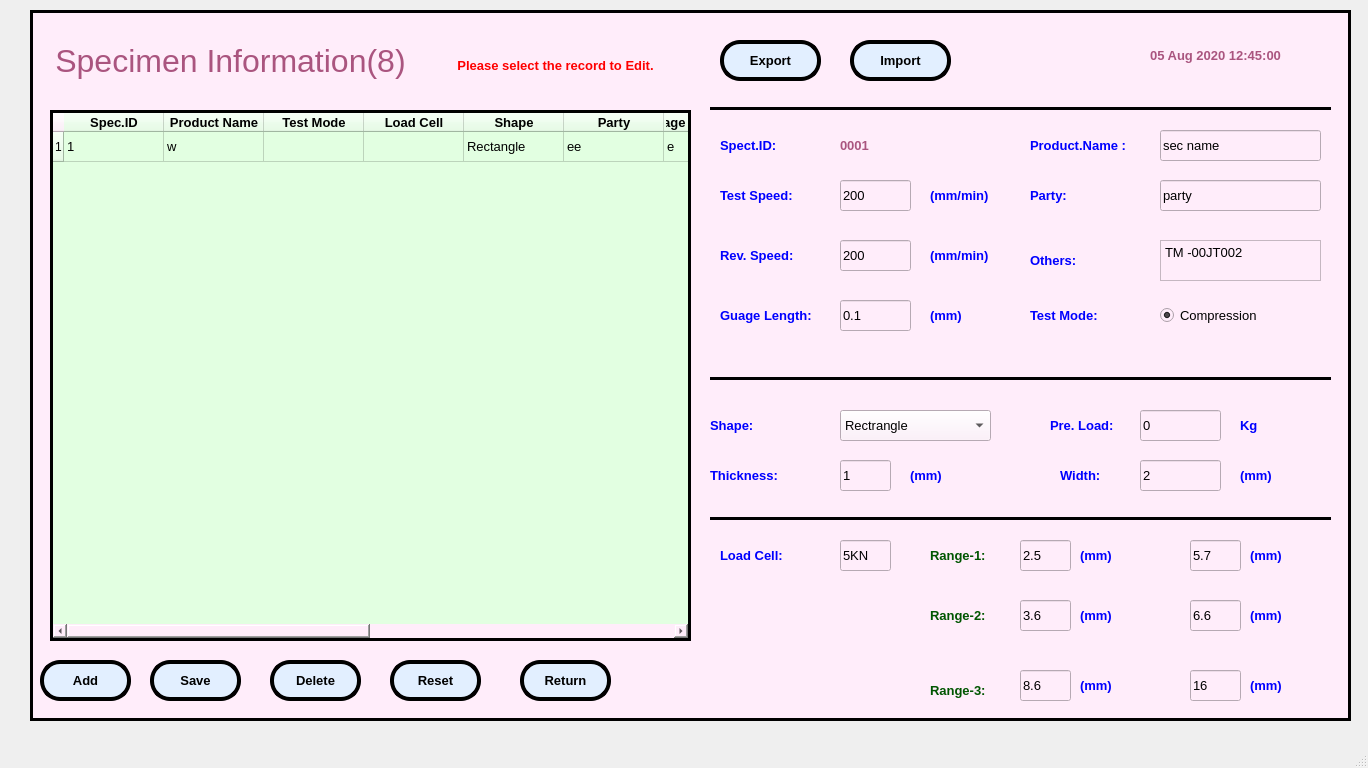
<?xml version="1.0" encoding="UTF-8"?>
<ui version="4.0">
 <class>MainWindow</class>
 <widget class="QMainWindow" name="MainWindow">
  <property name="geometry">
   <rect>
    <x>0</x>
    <y>0</y>
    <width>1368</width>
    <height>768</height>
   </rect>
  </property>
  <property name="baseSize">
   <size>
    <width>0</width>
    <height>0</height>
   </size>
  </property>
  <property name="windowTitle">
   <string>MainWindow</string>
  </property>
  <widget class="QWidget" name="centralwidget">
   <widget class="QFrame" name="frame">
    <property name="geometry">
     <rect>
      <x>30</x>
      <y>10</y>
      <width>1321</width>
      <height>711</height>
     </rect>
    </property>
    <property name="font">
     <font>
      <family>Arial</family>
     </font>
    </property>
    <property name="styleSheet">
     <string notr="true">background-color: rgb(255, 237, 250);</string>
    </property>
    <property name="frameShape">
     <enum>QFrame::Box</enum>
    </property>
    <property name="frameShadow">
     <enum>QFrame::Plain</enum>
    </property>
    <property name="lineWidth">
     <number>3</number>
    </property>
    <widget class="QLabel" name="label">
     <property name="geometry">
      <rect>
       <x>20</x>
       <y>30</y>
       <width>361</width>
       <height>41</height>
      </rect>
     </property>
     <property name="font">
      <font>
       <family>Arial</family>
       <pointsize>24</pointsize>
      </font>
     </property>
     <property name="styleSheet">
      <string notr="true">color: rgb(170, 85, 127);</string>
     </property>
     <property name="text">
      <string>Specimen Information(8)</string>
     </property>
     <property name="alignment">
      <set>Qt::AlignCenter</set>
     </property>
    </widget>
    <widget class="QLabel" name="label_20">
     <property name="geometry">
      <rect>
       <x>1090</x>
       <y>30</y>
       <width>191</width>
       <height>31</height>
      </rect>
     </property>
     <property name="font">
      <font>
       <family>Arial</family>
       <pointsize>10</pointsize>
       <weight>75</weight>
       <bold>true</bold>
       <underline>false</underline>
      </font>
     </property>
     <property name="styleSheet">
      <string notr="true">color: rgb(170, 85, 127);</string>
     </property>
     <property name="text">
      <string>05 Aug 2020 12:45:00</string>
     </property>
     <property name="alignment">
      <set>Qt::AlignCenter</set>
     </property>
    </widget>
    <widget class="QPushButton" name="pushButton_2">
     <property name="geometry">
      <rect>
       <x>10</x>
       <y>650</y>
       <width>91</width>
       <height>41</height>
      </rect>
     </property>
     <property name="font">
      <font>
       <family>Arial</family>
       <pointsize>10</pointsize>
       <weight>75</weight>
       <bold>true</bold>
      </font>
     </property>
     <property name="styleSheet">
      <string notr="true">border-style:outset;
border-color: rgb(0, 0, 0);
border-width:4px;
color: rgb(0, 0, 0);
border-radius:20px;
background-color: rgb(226, 239, 255);</string>
     </property>
     <property name="text">
      <string>Add</string>
     </property>
    </widget>
    <widget class="QPushButton" name="pushButton_3">
     <property name="geometry">
      <rect>
       <x>120</x>
       <y>650</y>
       <width>91</width>
       <height>41</height>
      </rect>
     </property>
     <property name="font">
      <font>
       <family>Arial</family>
       <pointsize>10</pointsize>
       <weight>75</weight>
       <bold>true</bold>
      </font>
     </property>
     <property name="styleSheet">
      <string notr="true">border-style:outset;
border-color: rgb(0, 0, 0);
border-width:4px;
color: rgb(0, 0, 0);
border-radius:20px;
background-color: rgb(226, 239, 255);</string>
     </property>
     <property name="text">
      <string>Save</string>
     </property>
    </widget>
    <widget class="QTableWidget" name="tableWidget">
     <property name="geometry">
      <rect>
       <x>20</x>
       <y>100</y>
       <width>641</width>
       <height>531</height>
      </rect>
     </property>
     <property name="font">
      <font>
       <family>Arial</family>
       <pointsize>10</pointsize>
      </font>
     </property>
     <property name="styleSheet">
      <string notr="true">background-color: rgb(226, 255, 225);</string>
     </property>
     <property name="frameShape">
      <enum>QFrame::Box</enum>
     </property>
     <property name="frameShadow">
      <enum>QFrame::Plain</enum>
     </property>
     <property name="lineWidth">
      <number>3</number>
     </property>
     <property name="gridStyle">
      <enum>Qt::SolidLine</enum>
     </property>
     <property name="sortingEnabled">
      <bool>true</bool>
     </property>
     <attribute name="verticalHeaderShowSortIndicator" stdset="0">
      <bool>false</bool>
     </attribute>
     <attribute name="verticalHeaderStretchLastSection">
      <bool>false</bool>
     </attribute>
     <row>
      <property name="text">
       <string>1</string>
      </property>
     </row>
     <column>
      <property name="text">
       <string>Spec.ID</string>
      </property>
      <property name="font">
       <font>
        <family>Arial</family>
        <pointsize>10</pointsize>
        <weight>75</weight>
        <bold>true</bold>
       </font>
      </property>
     </column>
     <column>
      <property name="text">
       <string>Product Name</string>
      </property>
      <property name="font">
       <font>
        <family>Arial</family>
        <pointsize>10</pointsize>
        <weight>75</weight>
        <bold>true</bold>
       </font>
      </property>
     </column>
     <column>
      <property name="text">
       <string>Test Mode</string>
      </property>
      <property name="font">
       <font>
        <family>Arial</family>
        <pointsize>10</pointsize>
        <weight>75</weight>
        <bold>true</bold>
       </font>
      </property>
     </column>
     <column>
      <property name="text">
       <string>Load Cell</string>
      </property>
      <property name="font">
       <font>
        <family>Arial</family>
        <pointsize>10</pointsize>
        <weight>75</weight>
        <bold>true</bold>
       </font>
      </property>
     </column>
     <column>
      <property name="text">
       <string>Shape</string>
      </property>
      <property name="font">
       <font>
        <family>Arial</family>
        <pointsize>10</pointsize>
        <weight>75</weight>
        <bold>true</bold>
       </font>
      </property>
     </column>
     <column>
      <property name="text">
       <string>Party</string>
      </property>
      <property name="font">
       <font>
        <family>Arial</family>
        <pointsize>10</pointsize>
        <weight>75</weight>
        <bold>true</bold>
       </font>
      </property>
     </column>
     <column>
      <property name="text">
       <string>Guage Length \n (mm)</string>
      </property>
      <property name="font">
       <font>
        <family>Arial</family>
        <pointsize>10</pointsize>
        <weight>75</weight>
        <bold>true</bold>
       </font>
      </property>
     </column>
     <column>
      <property name="text">
       <string>Others</string>
      </property>
      <property name="font">
       <font>
        <family>Arial</family>
        <pointsize>10</pointsize>
        <weight>75</weight>
        <bold>true</bold>
       </font>
      </property>
     </column>
     <column>
      <property name="text">
       <string>Test.Speed \n (mm/min)</string>
      </property>
      <property name="font">
       <font>
        <family>Arial</family>
        <pointsize>10</pointsize>
        <weight>75</weight>
        <bold>true</bold>
       </font>
      </property>
     </column>
     <column>
      <property name="text">
       <string>Rev.Speed \n (mm/min)</string>
      </property>
      <property name="font">
       <font>
        <family>Arial</family>
        <pointsize>10</pointsize>
        <weight>75</weight>
        <bold>true</bold>
       </font>
      </property>
     </column>
     <column>
      <property name="text">
       <string>Load Unit</string>
      </property>
      <property name="font">
       <font>
        <family>Arial</family>
        <pointsize>10</pointsize>
        <weight>75</weight>
        <bold>true</bold>
       </font>
      </property>
     </column>
     <column>
      <property name="text">
       <string>Length Unit</string>
      </property>
      <property name="font">
       <font>
        <family>Arial</family>
        <pointsize>10</pointsize>
        <weight>75</weight>
        <bold>true</bold>
       </font>
      </property>
     </column>
     <item row="0" column="0">
      <property name="text">
       <string>1</string>
      </property>
      <property name="font">
       <font>
        <family>Arial</family>
        <pointsize>10</pointsize>
       </font>
      </property>
     </item>
     <item row="0" column="1">
      <property name="text">
       <string>w</string>
      </property>
      <property name="font">
       <font>
        <family>Arial</family>
        <pointsize>10</pointsize>
       </font>
      </property>
     </item>
     <item row="0" column="2">
      <property name="text">
       <string/>
      </property>
      <property name="font">
       <font>
        <family>Arial</family>
        <pointsize>10</pointsize>
       </font>
      </property>
     </item>
     <item row="0" column="3">
      <property name="text">
       <string/>
      </property>
      <property name="font">
       <font>
        <family>Arial</family>
        <pointsize>10</pointsize>
       </font>
      </property>
     </item>
     <item row="0" column="4">
      <property name="text">
       <string>Rectangle</string>
      </property>
      <property name="font">
       <font>
        <family>Arial</family>
        <pointsize>10</pointsize>
       </font>
      </property>
     </item>
     <item row="0" column="5">
      <property name="text">
       <string>ee</string>
      </property>
      <property name="font">
       <font>
        <family>Arial</family>
        <pointsize>10</pointsize>
       </font>
      </property>
     </item>
     <item row="0" column="6">
      <property name="text">
       <string>e</string>
      </property>
      <property name="font">
       <font>
        <family>Arial</family>
        <pointsize>10</pointsize>
       </font>
      </property>
     </item>
     <item row="0" column="7">
      <property name="text">
       <string>222ewe</string>
      </property>
      <property name="font">
       <font>
        <family>Arial</family>
        <pointsize>10</pointsize>
       </font>
      </property>
     </item>
     <item row="0" column="8">
      <property name="text">
       <string>22</string>
      </property>
      <property name="font">
       <font>
        <family>Arial</family>
        <pointsize>10</pointsize>
       </font>
      </property>
     </item>
     <item row="0" column="9">
      <property name="text">
       <string>23</string>
      </property>
      <property name="font">
       <font>
        <family>Arial</family>
        <pointsize>10</pointsize>
       </font>
      </property>
     </item>
     <item row="0" column="10">
      <property name="text">
       <string/>
      </property>
      <property name="font">
       <font>
        <family>Arial</family>
        <pointsize>10</pointsize>
       </font>
      </property>
     </item>
     <item row="0" column="11">
      <property name="text">
       <string/>
      </property>
      <property name="font">
       <font>
        <family>Arial</family>
        <pointsize>10</pointsize>
       </font>
      </property>
     </item>
    </widget>
    <widget class="QLabel" name="label_21">
     <property name="geometry">
      <rect>
       <x>390</x>
       <y>30</y>
       <width>271</width>
       <height>51</height>
      </rect>
     </property>
     <property name="font">
      <font>
       <family>Arial</family>
       <pointsize>10</pointsize>
       <weight>75</weight>
       <bold>true</bold>
       <underline>false</underline>
      </font>
     </property>
     <property name="styleSheet">
      <string notr="true">color: rgb(255, 0, 0);</string>
     </property>
     <property name="text">
      <string>Please select the record to Edit.</string>
     </property>
     <property name="alignment">
      <set>Qt::AlignCenter</set>
     </property>
    </widget>
    <widget class="QLabel" name="label_22">
     <property name="geometry">
      <rect>
       <x>1000</x>
       <y>120</y>
       <width>121</width>
       <height>31</height>
      </rect>
     </property>
     <property name="font">
      <font>
       <family>Arial</family>
       <pointsize>10</pointsize>
       <weight>75</weight>
       <bold>true</bold>
       <underline>false</underline>
      </font>
     </property>
     <property name="styleSheet">
      <string notr="true">color: rgb(0, 0, 255);</string>
     </property>
     <property name="text">
      <string>Product.Name :</string>
     </property>
     <property name="alignment">
      <set>Qt::AlignLeading|Qt::AlignLeft|Qt::AlignVCenter</set>
     </property>
    </widget>
    <widget class="QLabel" name="label_24">
     <property name="geometry">
      <rect>
       <x>680</x>
       <y>400</y>
       <width>111</width>
       <height>31</height>
      </rect>
     </property>
     <property name="font">
      <font>
       <family>Arial</family>
       <pointsize>10</pointsize>
       <weight>75</weight>
       <bold>true</bold>
       <underline>false</underline>
      </font>
     </property>
     <property name="styleSheet">
      <string notr="true">color: rgb(0, 0, 255);</string>
     </property>
     <property name="text">
      <string>Shape:</string>
     </property>
     <property name="alignment">
      <set>Qt::AlignLeading|Qt::AlignLeft|Qt::AlignVCenter</set>
     </property>
    </widget>
    <widget class="QLabel" name="label_25">
     <property name="geometry">
      <rect>
       <x>680</x>
       <y>450</y>
       <width>91</width>
       <height>31</height>
      </rect>
     </property>
     <property name="font">
      <font>
       <family>Arial</family>
       <pointsize>10</pointsize>
       <weight>75</weight>
       <bold>true</bold>
       <underline>false</underline>
      </font>
     </property>
     <property name="styleSheet">
      <string notr="true">color: rgb(0, 0, 255);</string>
     </property>
     <property name="text">
      <string>Thickness:</string>
     </property>
     <property name="alignment">
      <set>Qt::AlignLeading|Qt::AlignLeft|Qt::AlignVCenter</set>
     </property>
    </widget>
    <widget class="QLineEdit" name="lineEdit">
     <property name="geometry">
      <rect>
       <x>1110</x>
       <y>400</y>
       <width>81</width>
       <height>31</height>
      </rect>
     </property>
     <property name="font">
      <font>
       <family>Arial</family>
       <pointsize>10</pointsize>
      </font>
     </property>
     <property name="text">
      <string>0</string>
     </property>
    </widget>
    <widget class="QLineEdit" name="lineEdit_3">
     <property name="geometry">
      <rect>
       <x>810</x>
       <y>450</y>
       <width>51</width>
       <height>31</height>
      </rect>
     </property>
     <property name="font">
      <font>
       <family>Arial</family>
       <pointsize>10</pointsize>
      </font>
     </property>
     <property name="text">
      <string>1</string>
     </property>
    </widget>
    <widget class="QPushButton" name="pushButton_4">
     <property name="geometry">
      <rect>
       <x>240</x>
       <y>650</y>
       <width>91</width>
       <height>41</height>
      </rect>
     </property>
     <property name="font">
      <font>
       <family>Arial</family>
       <pointsize>10</pointsize>
       <weight>75</weight>
       <bold>true</bold>
      </font>
     </property>
     <property name="styleSheet">
      <string notr="true">border-style:outset;
border-color: rgb(0, 0, 0);
border-width:4px;
color: rgb(0, 0, 0);
border-radius:20px;
background-color: rgb(226, 239, 255);</string>
     </property>
     <property name="text">
      <string>Delete</string>
     </property>
    </widget>
    <widget class="QPushButton" name="pushButton_5">
     <property name="geometry">
      <rect>
       <x>360</x>
       <y>650</y>
       <width>91</width>
       <height>41</height>
      </rect>
     </property>
     <property name="font">
      <font>
       <family>Arial</family>
       <pointsize>10</pointsize>
       <weight>75</weight>
       <bold>true</bold>
      </font>
     </property>
     <property name="styleSheet">
      <string notr="true">border-style:outset;
border-color: rgb(0, 0, 0);
border-width:4px;
color: rgb(0, 0, 0);
border-radius:20px;
background-color: rgb(226, 239, 255);</string>
     </property>
     <property name="text">
      <string>Reset</string>
     </property>
    </widget>
    <widget class="QLineEdit" name="lineEdit_7">
     <property name="geometry">
      <rect>
       <x>1130</x>
       <y>170</y>
       <width>161</width>
       <height>31</height>
      </rect>
     </property>
     <property name="font">
      <font>
       <family>Arial</family>
       <pointsize>10</pointsize>
      </font>
     </property>
     <property name="text">
      <string>party</string>
     </property>
    </widget>
    <widget class="QLabel" name="label_31">
     <property name="geometry">
      <rect>
       <x>1020</x>
       <y>400</y>
       <width>71</width>
       <height>31</height>
      </rect>
     </property>
     <property name="font">
      <font>
       <family>Arial</family>
       <pointsize>10</pointsize>
       <weight>75</weight>
       <bold>true</bold>
       <underline>false</underline>
      </font>
     </property>
     <property name="styleSheet">
      <string notr="true">color: rgb(0, 0, 255);</string>
     </property>
     <property name="text">
      <string>Pre. Load:</string>
     </property>
     <property name="alignment">
      <set>Qt::AlignLeading|Qt::AlignLeft|Qt::AlignVCenter</set>
     </property>
    </widget>
    <widget class="QLabel" name="label_33">
     <property name="geometry">
      <rect>
       <x>1000</x>
       <y>170</y>
       <width>111</width>
       <height>31</height>
      </rect>
     </property>
     <property name="font">
      <font>
       <family>Arial</family>
       <pointsize>10</pointsize>
       <weight>75</weight>
       <bold>true</bold>
       <underline>false</underline>
      </font>
     </property>
     <property name="styleSheet">
      <string notr="true">color: rgb(0, 0, 255);</string>
     </property>
     <property name="text">
      <string>Party:</string>
     </property>
     <property name="alignment">
      <set>Qt::AlignLeading|Qt::AlignLeft|Qt::AlignVCenter</set>
     </property>
    </widget>
    <widget class="QLineEdit" name="lineEdit_4">
     <property name="geometry">
      <rect>
       <x>810</x>
       <y>170</y>
       <width>71</width>
       <height>31</height>
      </rect>
     </property>
     <property name="font">
      <font>
       <family>Arial</family>
       <pointsize>10</pointsize>
      </font>
     </property>
     <property name="text">
      <string>200</string>
     </property>
    </widget>
    <widget class="QLabel" name="label_34">
     <property name="geometry">
      <rect>
       <x>690</x>
       <y>290</y>
       <width>101</width>
       <height>31</height>
      </rect>
     </property>
     <property name="font">
      <font>
       <family>Arial</family>
       <pointsize>10</pointsize>
       <weight>75</weight>
       <bold>true</bold>
       <underline>false</underline>
      </font>
     </property>
     <property name="styleSheet">
      <string notr="true">color: rgb(0, 0, 255);</string>
     </property>
     <property name="text">
      <string>Guage Length:</string>
     </property>
     <property name="alignment">
      <set>Qt::AlignLeading|Qt::AlignLeft|Qt::AlignVCenter</set>
     </property>
    </widget>
    <widget class="QLineEdit" name="lineEdit_10">
     <property name="geometry">
      <rect>
       <x>810</x>
       <y>290</y>
       <width>71</width>
       <height>31</height>
      </rect>
     </property>
     <property name="font">
      <font>
       <family>Arial</family>
       <pointsize>10</pointsize>
      </font>
     </property>
     <property name="text">
      <string>0.1</string>
     </property>
    </widget>
    <widget class="QPushButton" name="pushButton_9">
     <property name="geometry">
      <rect>
       <x>490</x>
       <y>650</y>
       <width>91</width>
       <height>41</height>
      </rect>
     </property>
     <property name="font">
      <font>
       <family>Arial</family>
       <pointsize>10</pointsize>
       <weight>75</weight>
       <bold>true</bold>
      </font>
     </property>
     <property name="styleSheet">
      <string notr="true">border-style:outset;
border-color: rgb(0, 0, 0);
border-width:4px;
color: rgb(0, 0, 0);
border-radius:20px;
background-color: rgb(226, 239, 255);</string>
     </property>
     <property name="text">
      <string>Return</string>
     </property>
    </widget>
    <widget class="QLineEdit" name="lineEdit_12">
     <property name="geometry">
      <rect>
       <x>1130</x>
       <y>120</y>
       <width>161</width>
       <height>31</height>
      </rect>
     </property>
     <property name="font">
      <font>
       <family>Arial</family>
       <pointsize>10</pointsize>
      </font>
     </property>
     <property name="text">
      <string>sec name</string>
     </property>
    </widget>
    <widget class="QComboBox" name="comboBox_2">
     <property name="geometry">
      <rect>
       <x>810</x>
       <y>400</y>
       <width>151</width>
       <height>31</height>
      </rect>
     </property>
     <property name="font">
      <font>
       <family>Arial</family>
       <pointsize>10</pointsize>
      </font>
     </property>
     <item>
      <property name="text">
       <string>Rectrangle</string>
      </property>
     </item>
    </widget>
    <widget class="QLabel" name="label_27">
     <property name="geometry">
      <rect>
       <x>1030</x>
       <y>450</y>
       <width>51</width>
       <height>31</height>
      </rect>
     </property>
     <property name="font">
      <font>
       <family>Arial</family>
       <pointsize>10</pointsize>
       <weight>75</weight>
       <bold>true</bold>
       <underline>false</underline>
      </font>
     </property>
     <property name="styleSheet">
      <string notr="true">color: rgb(0, 0, 255);</string>
     </property>
     <property name="text">
      <string>Width:</string>
     </property>
     <property name="alignment">
      <set>Qt::AlignLeading|Qt::AlignLeft|Qt::AlignVCenter</set>
     </property>
    </widget>
    <widget class="QLineEdit" name="lineEdit_6">
     <property name="geometry">
      <rect>
       <x>1110</x>
       <y>450</y>
       <width>81</width>
       <height>31</height>
      </rect>
     </property>
     <property name="font">
      <font>
       <family>Arial</family>
       <pointsize>10</pointsize>
      </font>
     </property>
     <property name="text">
      <string>2</string>
     </property>
    </widget>
    <widget class="QLabel" name="label_26">
     <property name="geometry">
      <rect>
       <x>1000</x>
       <y>230</y>
       <width>101</width>
       <height>41</height>
      </rect>
     </property>
     <property name="font">
      <font>
       <family>Arial</family>
       <pointsize>10</pointsize>
       <weight>75</weight>
       <bold>true</bold>
       <underline>false</underline>
      </font>
     </property>
     <property name="styleSheet">
      <string notr="true">color: rgb(0, 0, 255);</string>
     </property>
     <property name="text">
      <string>Others:</string>
     </property>
     <property name="alignment">
      <set>Qt::AlignLeading|Qt::AlignLeft|Qt::AlignVCenter</set>
     </property>
    </widget>
    <widget class="QLabel" name="label_35">
     <property name="geometry">
      <rect>
       <x>690</x>
       <y>170</y>
       <width>91</width>
       <height>31</height>
      </rect>
     </property>
     <property name="font">
      <font>
       <family>Arial</family>
       <pointsize>10</pointsize>
       <weight>75</weight>
       <bold>true</bold>
       <underline>false</underline>
      </font>
     </property>
     <property name="styleSheet">
      <string notr="true">color: rgb(0, 0, 255);</string>
     </property>
     <property name="text">
      <string>Test Speed:</string>
     </property>
     <property name="alignment">
      <set>Qt::AlignLeading|Qt::AlignLeft|Qt::AlignVCenter</set>
     </property>
    </widget>
    <widget class="Line" name="line">
     <property name="geometry">
      <rect>
       <x>680</x>
       <y>90</y>
       <width>621</width>
       <height>16</height>
      </rect>
     </property>
     <property name="font">
      <font>
       <family>Arial</family>
      </font>
     </property>
     <property name="frameShadow">
      <enum>QFrame::Plain</enum>
     </property>
     <property name="lineWidth">
      <number>3</number>
     </property>
     <property name="orientation">
      <enum>Qt::Horizontal</enum>
     </property>
    </widget>
    <widget class="QLabel" name="label_23">
     <property name="geometry">
      <rect>
       <x>690</x>
       <y>120</y>
       <width>101</width>
       <height>31</height>
      </rect>
     </property>
     <property name="font">
      <font>
       <family>Arial</family>
       <pointsize>10</pointsize>
       <weight>75</weight>
       <bold>true</bold>
       <underline>false</underline>
      </font>
     </property>
     <property name="styleSheet">
      <string notr="true">color: rgb(0, 0, 255);</string>
     </property>
     <property name="text">
      <string>Spect.ID:</string>
     </property>
     <property name="alignment">
      <set>Qt::AlignLeading|Qt::AlignLeft|Qt::AlignVCenter</set>
     </property>
    </widget>
    <widget class="QLabel" name="label_2">
     <property name="geometry">
      <rect>
       <x>810</x>
       <y>120</y>
       <width>71</width>
       <height>31</height>
      </rect>
     </property>
     <property name="font">
      <font>
       <family>Arial</family>
       <pointsize>10</pointsize>
       <weight>75</weight>
       <bold>true</bold>
      </font>
     </property>
     <property name="styleSheet">
      <string notr="true">color: rgb(170, 85, 127);</string>
     </property>
     <property name="text">
      <string>0001</string>
     </property>
     <property name="alignment">
      <set>Qt::AlignLeading|Qt::AlignLeft|Qt::AlignVCenter</set>
     </property>
    </widget>
    <widget class="QLabel" name="label_28">
     <property name="geometry">
      <rect>
       <x>900</x>
       <y>170</y>
       <width>71</width>
       <height>31</height>
      </rect>
     </property>
     <property name="font">
      <font>
       <family>Arial</family>
       <pointsize>10</pointsize>
       <weight>75</weight>
       <bold>true</bold>
       <underline>false</underline>
      </font>
     </property>
     <property name="styleSheet">
      <string notr="true">color: rgb(0, 0, 255);</string>
     </property>
     <property name="text">
      <string>(mm/min)</string>
     </property>
     <property name="alignment">
      <set>Qt::AlignLeading|Qt::AlignLeft|Qt::AlignVCenter</set>
     </property>
    </widget>
    <widget class="QLabel" name="label_36">
     <property name="geometry">
      <rect>
       <x>690</x>
       <y>230</y>
       <width>91</width>
       <height>31</height>
      </rect>
     </property>
     <property name="font">
      <font>
       <family>Arial</family>
       <pointsize>10</pointsize>
       <weight>75</weight>
       <bold>true</bold>
       <underline>false</underline>
      </font>
     </property>
     <property name="styleSheet">
      <string notr="true">color: rgb(0, 0, 255);</string>
     </property>
     <property name="text">
      <string>Rev. Speed:</string>
     </property>
     <property name="alignment">
      <set>Qt::AlignLeading|Qt::AlignLeft|Qt::AlignVCenter</set>
     </property>
    </widget>
    <widget class="QLineEdit" name="lineEdit_5">
     <property name="geometry">
      <rect>
       <x>810</x>
       <y>230</y>
       <width>71</width>
       <height>31</height>
      </rect>
     </property>
     <property name="font">
      <font>
       <family>Arial</family>
       <pointsize>10</pointsize>
      </font>
     </property>
     <property name="text">
      <string>200</string>
     </property>
    </widget>
    <widget class="QLabel" name="label_37">
     <property name="geometry">
      <rect>
       <x>900</x>
       <y>230</y>
       <width>71</width>
       <height>31</height>
      </rect>
     </property>
     <property name="font">
      <font>
       <family>Arial</family>
       <pointsize>10</pointsize>
       <weight>75</weight>
       <bold>true</bold>
       <underline>false</underline>
      </font>
     </property>
     <property name="styleSheet">
      <string notr="true">color: rgb(0, 0, 255);</string>
     </property>
     <property name="text">
      <string>(mm/min)</string>
     </property>
     <property name="alignment">
      <set>Qt::AlignLeading|Qt::AlignLeft|Qt::AlignVCenter</set>
     </property>
    </widget>
    <widget class="QLabel" name="label_39">
     <property name="geometry">
      <rect>
       <x>900</x>
       <y>290</y>
       <width>51</width>
       <height>31</height>
      </rect>
     </property>
     <property name="font">
      <font>
       <family>Arial</family>
       <pointsize>10</pointsize>
       <weight>75</weight>
       <bold>true</bold>
       <underline>false</underline>
      </font>
     </property>
     <property name="styleSheet">
      <string notr="true">color: rgb(0, 0, 255);</string>
     </property>
     <property name="text">
      <string>(mm)</string>
     </property>
     <property name="alignment">
      <set>Qt::AlignLeading|Qt::AlignLeft|Qt::AlignVCenter</set>
     </property>
    </widget>
    <widget class="QLabel" name="label_40">
     <property name="geometry">
      <rect>
       <x>880</x>
       <y>450</y>
       <width>41</width>
       <height>31</height>
      </rect>
     </property>
     <property name="font">
      <font>
       <family>Arial</family>
       <pointsize>10</pointsize>
       <weight>75</weight>
       <bold>true</bold>
       <underline>false</underline>
      </font>
     </property>
     <property name="styleSheet">
      <string notr="true">color: rgb(0, 0, 255);</string>
     </property>
     <property name="text">
      <string>(mm)</string>
     </property>
     <property name="alignment">
      <set>Qt::AlignLeading|Qt::AlignLeft|Qt::AlignVCenter</set>
     </property>
    </widget>
    <widget class="QLabel" name="label_41">
     <property name="geometry">
      <rect>
       <x>1210</x>
       <y>400</y>
       <width>31</width>
       <height>31</height>
      </rect>
     </property>
     <property name="font">
      <font>
       <family>Arial</family>
       <pointsize>10</pointsize>
       <weight>75</weight>
       <bold>true</bold>
       <underline>false</underline>
      </font>
     </property>
     <property name="styleSheet">
      <string notr="true">color: rgb(0, 0, 255);</string>
     </property>
     <property name="text">
      <string>Kg</string>
     </property>
     <property name="alignment">
      <set>Qt::AlignLeading|Qt::AlignLeft|Qt::AlignVCenter</set>
     </property>
    </widget>
    <widget class="QLabel" name="label_42">
     <property name="geometry">
      <rect>
       <x>1210</x>
       <y>450</y>
       <width>51</width>
       <height>31</height>
      </rect>
     </property>
     <property name="font">
      <font>
       <family>Arial</family>
       <pointsize>10</pointsize>
       <weight>75</weight>
       <bold>true</bold>
       <underline>false</underline>
      </font>
     </property>
     <property name="styleSheet">
      <string notr="true">color: rgb(0, 0, 255);</string>
     </property>
     <property name="text">
      <string>(mm)</string>
     </property>
     <property name="alignment">
      <set>Qt::AlignLeading|Qt::AlignLeft|Qt::AlignVCenter</set>
     </property>
    </widget>
    <widget class="QTextBrowser" name="textBrowser">
     <property name="geometry">
      <rect>
       <x>1130</x>
       <y>230</y>
       <width>161</width>
       <height>41</height>
      </rect>
     </property>
     <property name="font">
      <font>
       <family>Arial</family>
       <pointsize>10</pointsize>
      </font>
     </property>
     <property name="html">
      <string>&lt;!DOCTYPE HTML PUBLIC &quot;-//W3C//DTD HTML 4.0//EN&quot; &quot;http://www.w3.org/TR/REC-html40/strict.dtd&quot;&gt;
&lt;html&gt;&lt;head&gt;&lt;meta name=&quot;qrichtext&quot; content=&quot;1&quot; /&gt;&lt;style type=&quot;text/css&quot;&gt;
p, li { white-space: pre-wrap; }
&lt;/style&gt;&lt;/head&gt;&lt;body style=&quot; font-family:'Arial'; font-size:10pt; font-weight:400; font-style:normal;&quot;&gt;
&lt;p style=&quot; margin-top:0px; margin-bottom:0px; margin-left:0px; margin-right:0px; -qt-block-indent:0; text-indent:0px;&quot;&gt;TM -00JT002&lt;/p&gt;&lt;/body&gt;&lt;/html&gt;</string>
     </property>
    </widget>
    <widget class="QPushButton" name="pushButton_6">
     <property name="geometry">
      <rect>
       <x>690</x>
       <y>30</y>
       <width>101</width>
       <height>41</height>
      </rect>
     </property>
     <property name="font">
      <font>
       <family>Arial</family>
       <pointsize>10</pointsize>
       <weight>75</weight>
       <bold>true</bold>
      </font>
     </property>
     <property name="styleSheet">
      <string notr="true">border-style:outset;
border-color: rgb(0, 0, 0);
border-width:4px;
color: rgb(0, 0, 0);
border-radius:20px;
background-color: rgb(226, 239, 255);</string>
     </property>
     <property name="text">
      <string>Export</string>
     </property>
    </widget>
    <widget class="QPushButton" name="pushButton_7">
     <property name="geometry">
      <rect>
       <x>820</x>
       <y>30</y>
       <width>101</width>
       <height>41</height>
      </rect>
     </property>
     <property name="font">
      <font>
       <family>Arial</family>
       <pointsize>10</pointsize>
       <weight>75</weight>
       <bold>true</bold>
      </font>
     </property>
     <property name="styleSheet">
      <string notr="true">border-style:outset;
border-color: rgb(0, 0, 0);
border-width:4px;
color: rgb(0, 0, 0);
border-radius:20px;
background-color: rgb(226, 239, 255);</string>
     </property>
     <property name="text">
      <string>Import</string>
     </property>
    </widget>
    <widget class="Line" name="line_3">
     <property name="geometry">
      <rect>
       <x>680</x>
       <y>360</y>
       <width>621</width>
       <height>16</height>
      </rect>
     </property>
     <property name="font">
      <font>
       <family>Arial</family>
      </font>
     </property>
     <property name="frameShadow">
      <enum>QFrame::Plain</enum>
     </property>
     <property name="lineWidth">
      <number>3</number>
     </property>
     <property name="orientation">
      <enum>Qt::Horizontal</enum>
     </property>
    </widget>
    <widget class="QLabel" name="label_47">
     <property name="geometry">
      <rect>
       <x>1000</x>
       <y>290</y>
       <width>81</width>
       <height>31</height>
      </rect>
     </property>
     <property name="font">
      <font>
       <family>Arial</family>
       <pointsize>10</pointsize>
       <weight>75</weight>
       <bold>true</bold>
       <underline>false</underline>
      </font>
     </property>
     <property name="styleSheet">
      <string notr="true">color: rgb(0, 0, 255);</string>
     </property>
     <property name="text">
      <string>Test Mode:</string>
     </property>
     <property name="alignment">
      <set>Qt::AlignLeading|Qt::AlignLeft|Qt::AlignVCenter</set>
     </property>
    </widget>
    <widget class="QRadioButton" name="radioButton_2">
     <property name="geometry">
      <rect>
       <x>1130</x>
       <y>290</y>
       <width>111</width>
       <height>31</height>
      </rect>
     </property>
     <property name="font">
      <font>
       <family>Arial</family>
       <pointsize>10</pointsize>
      </font>
     </property>
     <property name="text">
      <string>Compression</string>
     </property>
     <property name="checked">
      <bool>true</bool>
     </property>
    </widget>
    <widget class="Line" name="line_4">
     <property name="geometry">
      <rect>
       <x>680</x>
       <y>500</y>
       <width>621</width>
       <height>16</height>
      </rect>
     </property>
     <property name="font">
      <font>
       <family>Arial</family>
      </font>
     </property>
     <property name="frameShadow">
      <enum>QFrame::Plain</enum>
     </property>
     <property name="lineWidth">
      <number>3</number>
     </property>
     <property name="orientation">
      <enum>Qt::Horizontal</enum>
     </property>
    </widget>
    <widget class="QLabel" name="label_49">
     <property name="geometry">
      <rect>
       <x>690</x>
       <y>530</y>
       <width>81</width>
       <height>31</height>
      </rect>
     </property>
     <property name="font">
      <font>
       <family>Arial</family>
       <pointsize>10</pointsize>
       <weight>75</weight>
       <bold>true</bold>
       <underline>false</underline>
      </font>
     </property>
     <property name="styleSheet">
      <string notr="true">color: rgb(0, 0, 255);</string>
     </property>
     <property name="text">
      <string>Load Cell:</string>
     </property>
     <property name="alignment">
      <set>Qt::AlignLeading|Qt::AlignLeft|Qt::AlignVCenter</set>
     </property>
    </widget>
    <widget class="QLineEdit" name="lineEdit_9">
     <property name="geometry">
      <rect>
       <x>810</x>
       <y>530</y>
       <width>51</width>
       <height>31</height>
      </rect>
     </property>
     <property name="font">
      <font>
       <family>Arial</family>
       <pointsize>10</pointsize>
      </font>
     </property>
     <property name="text">
      <string>5KN</string>
     </property>
    </widget>
    <widget class="QLabel" name="label_50">
     <property name="geometry">
      <rect>
       <x>900</x>
       <y>530</y>
       <width>61</width>
       <height>31</height>
      </rect>
     </property>
     <property name="font">
      <font>
       <family>Arial</family>
       <pointsize>10</pointsize>
       <weight>75</weight>
       <bold>true</bold>
       <underline>false</underline>
      </font>
     </property>
     <property name="styleSheet">
      <string notr="true">color: rgb(0, 0, 255);
color: rgb(0, 85, 0);</string>
     </property>
     <property name="text">
      <string>Range-1:</string>
     </property>
     <property name="alignment">
      <set>Qt::AlignLeading|Qt::AlignLeft|Qt::AlignVCenter</set>
     </property>
    </widget>
    <widget class="QLineEdit" name="lineEdit_8">
     <property name="geometry">
      <rect>
       <x>990</x>
       <y>530</y>
       <width>51</width>
       <height>31</height>
      </rect>
     </property>
     <property name="font">
      <font>
       <family>Arial</family>
       <pointsize>10</pointsize>
      </font>
     </property>
     <property name="text">
      <string>2.5</string>
     </property>
    </widget>
    <widget class="QLineEdit" name="lineEdit_11">
     <property name="geometry">
      <rect>
       <x>1160</x>
       <y>530</y>
       <width>51</width>
       <height>31</height>
      </rect>
     </property>
     <property name="font">
      <font>
       <family>Arial</family>
       <pointsize>10</pointsize>
      </font>
     </property>
     <property name="text">
      <string>5.7</string>
     </property>
    </widget>
    <widget class="QLabel" name="label_51">
     <property name="geometry">
      <rect>
       <x>900</x>
       <y>590</y>
       <width>61</width>
       <height>31</height>
      </rect>
     </property>
     <property name="font">
      <font>
       <family>Arial</family>
       <pointsize>10</pointsize>
       <weight>75</weight>
       <bold>true</bold>
       <underline>false</underline>
      </font>
     </property>
     <property name="styleSheet">
      <string notr="true">color: rgb(0, 0, 255);
color: rgb(0, 85, 0);</string>
     </property>
     <property name="text">
      <string>Range-2:</string>
     </property>
     <property name="alignment">
      <set>Qt::AlignLeading|Qt::AlignLeft|Qt::AlignVCenter</set>
     </property>
    </widget>
    <widget class="QLabel" name="label_43">
     <property name="geometry">
      <rect>
       <x>1050</x>
       <y>530</y>
       <width>41</width>
       <height>31</height>
      </rect>
     </property>
     <property name="font">
      <font>
       <family>Arial</family>
       <pointsize>10</pointsize>
       <weight>75</weight>
       <bold>true</bold>
       <underline>false</underline>
      </font>
     </property>
     <property name="styleSheet">
      <string notr="true">color: rgb(0, 0, 255);</string>
     </property>
     <property name="text">
      <string>(mm)</string>
     </property>
     <property name="alignment">
      <set>Qt::AlignLeading|Qt::AlignLeft|Qt::AlignVCenter</set>
     </property>
    </widget>
    <widget class="QLabel" name="label_44">
     <property name="geometry">
      <rect>
       <x>1220</x>
       <y>530</y>
       <width>41</width>
       <height>31</height>
      </rect>
     </property>
     <property name="font">
      <font>
       <family>Arial</family>
       <pointsize>10</pointsize>
       <weight>75</weight>
       <bold>true</bold>
       <underline>false</underline>
      </font>
     </property>
     <property name="styleSheet">
      <string notr="true">color: rgb(0, 0, 255);</string>
     </property>
     <property name="text">
      <string>(mm)</string>
     </property>
     <property name="alignment">
      <set>Qt::AlignLeading|Qt::AlignLeft|Qt::AlignVCenter</set>
     </property>
    </widget>
    <widget class="QLineEdit" name="lineEdit_13">
     <property name="geometry">
      <rect>
       <x>990</x>
       <y>590</y>
       <width>51</width>
       <height>31</height>
      </rect>
     </property>
     <property name="font">
      <font>
       <family>Arial</family>
       <pointsize>10</pointsize>
      </font>
     </property>
     <property name="text">
      <string>3.6</string>
     </property>
    </widget>
    <widget class="QLineEdit" name="lineEdit_14">
     <property name="geometry">
      <rect>
       <x>990</x>
       <y>660</y>
       <width>51</width>
       <height>31</height>
      </rect>
     </property>
     <property name="font">
      <font>
       <family>Arial</family>
       <pointsize>10</pointsize>
      </font>
     </property>
     <property name="text">
      <string>8.6</string>
     </property>
    </widget>
    <widget class="QLineEdit" name="lineEdit_15">
     <property name="geometry">
      <rect>
       <x>1160</x>
       <y>590</y>
       <width>51</width>
       <height>31</height>
      </rect>
     </property>
     <property name="font">
      <font>
       <family>Arial</family>
       <pointsize>10</pointsize>
      </font>
     </property>
     <property name="text">
      <string>6.6</string>
     </property>
    </widget>
    <widget class="QLineEdit" name="lineEdit_16">
     <property name="geometry">
      <rect>
       <x>1160</x>
       <y>660</y>
       <width>51</width>
       <height>31</height>
      </rect>
     </property>
     <property name="font">
      <font>
       <family>Arial</family>
       <pointsize>10</pointsize>
      </font>
     </property>
     <property name="text">
      <string>16</string>
     </property>
    </widget>
    <widget class="QLabel" name="label_52">
     <property name="geometry">
      <rect>
       <x>900</x>
       <y>660</y>
       <width>61</width>
       <height>41</height>
      </rect>
     </property>
     <property name="font">
      <font>
       <family>Arial</family>
       <pointsize>10</pointsize>
       <weight>75</weight>
       <bold>true</bold>
       <underline>false</underline>
      </font>
     </property>
     <property name="styleSheet">
      <string notr="true">color: rgb(0, 0, 255);
color: rgb(0, 85, 0);</string>
     </property>
     <property name="text">
      <string>Range-3:</string>
     </property>
     <property name="alignment">
      <set>Qt::AlignLeading|Qt::AlignLeft|Qt::AlignVCenter</set>
     </property>
    </widget>
    <widget class="QLabel" name="label_45">
     <property name="geometry">
      <rect>
       <x>1050</x>
       <y>590</y>
       <width>41</width>
       <height>31</height>
      </rect>
     </property>
     <property name="font">
      <font>
       <family>Arial</family>
       <pointsize>10</pointsize>
       <weight>75</weight>
       <bold>true</bold>
       <underline>false</underline>
      </font>
     </property>
     <property name="styleSheet">
      <string notr="true">color: rgb(0, 0, 255);</string>
     </property>
     <property name="text">
      <string>(mm)</string>
     </property>
     <property name="alignment">
      <set>Qt::AlignLeading|Qt::AlignLeft|Qt::AlignVCenter</set>
     </property>
    </widget>
    <widget class="QLabel" name="label_46">
     <property name="geometry">
      <rect>
       <x>1220</x>
       <y>590</y>
       <width>41</width>
       <height>31</height>
      </rect>
     </property>
     <property name="font">
      <font>
       <family>Arial</family>
       <pointsize>10</pointsize>
       <weight>75</weight>
       <bold>true</bold>
       <underline>false</underline>
      </font>
     </property>
     <property name="styleSheet">
      <string notr="true">color: rgb(0, 0, 255);</string>
     </property>
     <property name="text">
      <string>(mm)</string>
     </property>
     <property name="alignment">
      <set>Qt::AlignLeading|Qt::AlignLeft|Qt::AlignVCenter</set>
     </property>
    </widget>
    <widget class="QLabel" name="label_48">
     <property name="geometry">
      <rect>
       <x>1050</x>
       <y>660</y>
       <width>41</width>
       <height>31</height>
      </rect>
     </property>
     <property name="font">
      <font>
       <family>Arial</family>
       <pointsize>10</pointsize>
       <weight>75</weight>
       <bold>true</bold>
       <underline>false</underline>
      </font>
     </property>
     <property name="styleSheet">
      <string notr="true">color: rgb(0, 0, 255);</string>
     </property>
     <property name="text">
      <string>(mm)</string>
     </property>
     <property name="alignment">
      <set>Qt::AlignLeading|Qt::AlignLeft|Qt::AlignVCenter</set>
     </property>
    </widget>
    <widget class="QLabel" name="label_53">
     <property name="geometry">
      <rect>
       <x>1220</x>
       <y>660</y>
       <width>41</width>
       <height>31</height>
      </rect>
     </property>
     <property name="font">
      <font>
       <family>Arial</family>
       <pointsize>10</pointsize>
       <weight>75</weight>
       <bold>true</bold>
       <underline>false</underline>
      </font>
     </property>
     <property name="styleSheet">
      <string notr="true">color: rgb(0, 0, 255);</string>
     </property>
     <property name="text">
      <string>(mm)</string>
     </property>
     <property name="alignment">
      <set>Qt::AlignLeading|Qt::AlignLeft|Qt::AlignVCenter</set>
     </property>
    </widget>
   </widget>
  </widget>
  <widget class="QMenuBar" name="menubar">
   <property name="geometry">
    <rect>
     <x>0</x>
     <y>0</y>
     <width>1368</width>
     <height>21</height>
    </rect>
   </property>
  </widget>
  <widget class="QStatusBar" name="statusbar"/>
 </widget>
 <resources/>
 <connections/>
</ui>
